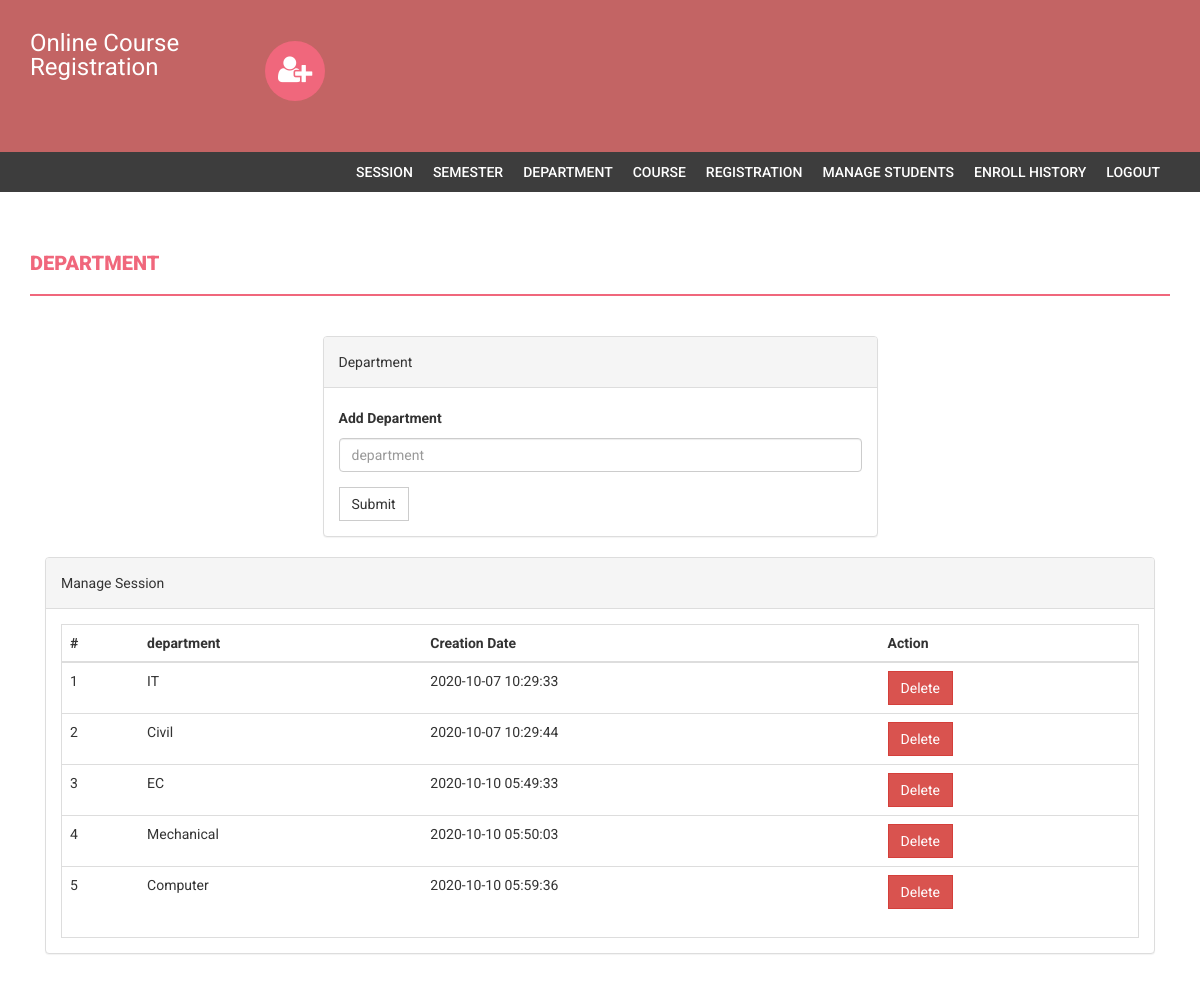
The page /admin/department.php (signed in) on the database its author committed.
### tables this page shows
CREATE TABLE `department` (
  `id` int(11) NOT NULL,
  `department` varchar(255) DEFAULT NULL,
  `creationDate` timestamp NULL DEFAULT current_timestamp()
);

### admin/department.php (the view, shortened to what this page needs)
<?php
if(strlen($_SESSION['alogin'])==0)
    {
header('location:index.php');
}
else{
?>
<!DOCTYPE html>
<html xmlns="http://www.w3.org/1999/xhtml">
<head>
    <link href="assets/css/bootstrap.css" rel="stylesheet" />
    <link href="assets/css/font-awesome.css" rel="stylesheet" />
    <link href="assets/css/style.css" rel="stylesheet" />
</head>
<body>
<?php include('includes/header.php');?>
<?php if($_SESSION['alogin']!="")
{
 include('includes/menubar.php');
}
 ?>
    <div class="content-wrapper">
        <div class="container">
              <div class="row">
                    <div class="col-md-12">
                        <h1 class="page-head-line">Department  </h1>
                    </div>
                </div>
                <div class="row" >
                  <div class="col-md-3"></div>
                    <div class="col-md-6">
                        <div class="panel panel-default">
                        <div class="panel-heading">
                           Department
                        </div>
                        <div class="panel-body">
                       <form name="dept" method="post">
   <div class="form-group">
    <label for="department">Add Department  </label>
    <input type="text" class="form-control" id="department" name="department" placeholder="department" required />
  </div>
 <button type="submit" name="submit" class="btn btn-default">Submit</button>
</form>
                            </div>
                            </div>
                    </div>
                </div>
                <div class="col-md-12">
                    <div class="panel panel-default">
                        <div class="panel-heading">
                            Manage Session
                        </div>
                        <div class="panel-body">
                            <div class="table-responsive table-bordered">
                                <table class="table">
                                    <thead>
                                        <tr>
                                            <th>#</th>
                                            <th>department</th>
                                            <th>Creation Date</th>
                                            <th>Action</th>
                                        </tr>
                                    </thead>
                                    <tbody>
<?php
$sql=mysqli_query($con,"select * from department");
$cnt=1;
while($row=mysqli_fetch_array($sql))
{
?>
                                        <tr>
                                            <td><?php echo $cnt;?></td>
                                            <td><?php echo htmlentities($row['department']);?></td>
                                            <td><?php echo htmlentities($row['creationDate']);?></td>
                                            <td>
  <a href="department.php?id=<?php echo $row['id']?>&del=delete" onClick="return confirm('Are you sure you want to delete?')">
                                            <button class="btn btn-danger">Delete</button>
</a>
                                            </td>
                                        </tr>
<?php
$cnt++;
} ?>
                                    </tbody>
                                </table>
                            </div>
                        </div>
                    </div>
                </div>
            </div>
        </div>
</body>
</html>
<?php } ?>

### admin/includes/header.php (shortened to what this page needs)
<div class="navbar navbar-inverse set-radius-zero">
    <div class="container">
        <div class="navbar-header">
             <a class="navbar-brand" href="#" style="color:#fff; font-size:24px;4px; line-height:24px; ">
               Online Course Registration
            </a>
        </div>
        <div class="left-div">
            <i class="fa fa-user-plus login-icon" ></i>
    </div>
        </div>
    </div>

### admin/includes/menubar.php
<section class="menu-section">
        <div class="container">
            <div class="row">
                <div class="col-md-12">
                    <div class="navbar-collapse collapse ">
                        <ul id="menu-top" class="nav navbar-nav navbar-right">
                            <li><a href="session.php">Session</a></li>
                            <li><a href="semester.php">Semester </a></li>
                            <li><a   href="department.php">Department</a></li>
                             <li><a href="course.php">Course</a></li>
                              <li><a href="student-registration.php">Registration</a></li>
                               <li><a href="manage-students.php">Manage Students</a></li>
                               <li><a href="enroll-history.php">Enroll History</a></li>
                            <li><a href="logout.php">Logout</a></li>
                        </ul>
                    </div>
                </div>
            </div>
        </div>
    </section>

### admin/assets/css/style.css (style rules this page uses)
body { font-family: 'Roboto', sans-serif; line-height: 30px; }
.set-radius-zero { border-radius: 0px; -moz-border-radius: 0px; -webkit-border-radius: 0px; }
.content-wrapper { margin-top: 40px; min-height: 600px; padding-bottom: 60px; }
.page-head-line { font-weight: 900; padding-bottom: 20px; border-bottom: 2px solid #F0677C; text-transform: uppercase; color: #F0677C; font-size: 20px; margin-bottom: 40px; }
.btn { border-radius: 0px; -webkit-border-radius: 0px; -moz-border-radius: 0px; }
.login-icon { height: 60px; width: 60px; padding: 13px; border-radius: 50%; font-size: 30px; margin-bottom: 20px; color: #fff; text-align: center; cursor:pointer; background-color:#F0677C; -webkit-border-radius:50%; -moz-border-radius:50%; }
.left-div { padding-left: 30px; margin-top: 40px; margin-bottom: 30px; }
.navbar-brand { width: 250px; padding-top: 30px; }
.menu-section { background-color: #3D3D3D; }
#menu-top a { color: #FFF; text-decoration: none; font-weight: 500; padding: 10px 10px 10px 10px; text-transform: uppercase; }
.navbar-inverse { background-color: #C36464; border-color: transparent; }
.navbar { margin-bottom: 0px; }

### rows shown on the page
department: department "IT", creationDate "2020-10-07 10:29:33"
department: department "Civil", creationDate "2020-10-07 10:29:44"
department: department "EC", creationDate "2020-10-10 05:49:33"
department: department "Mechanical", creationDate "2020-10-10 05:50:03"
department: department "Computer", creationDate "2020-10-10 05:59:36"
